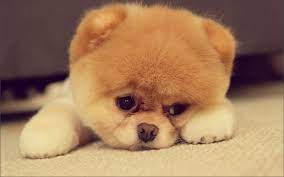
#> input picture OPENCV_TUTORIAL/dog.png, 284 x 177 px, found by its file name
$ python CHAPTER_1.py
#> lines starting #> are read from the running program, lines starting #| are printed output that depends on the picture; after the words box and inside, x2 and y2 are one past the last pixel; in counts of white or black regions, pixels touching at a corner belong together
# 이미지 질감 수정
import numpy as np
import cv2

img = cv2.imread(filename="/Users/kyungyunlee/Desktop/PYTHON/OPENCV_TUTORIAL/dog.png")
#> img is the input picture: shape (177, 284, 3); mean B, G, R 92.7, 125.5, 163.5
kernel = np.ones((5, 5), np.uint8) # 이미지의 차원을 지정해주는 것이다.

img_gray = cv2.cvtColor(img, cv2.COLOR_BGR2GRAY)#회색이미지로 설정
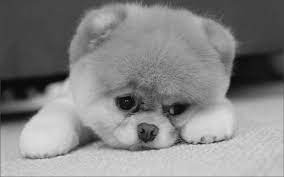
#> img_gray: shape (177, 284); min 4, max 225, mean 133.2
img_blur = cv2.GaussianBlur(img_gray, (7, 7), 0)#블러 이미지 설정
img_canny = cv2.Canny(img, 150, 200) #높게나 낮게 설정 가능하다. 높아질수록 테두리가 덜생긴다.
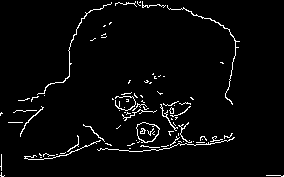
#> img_canny: shape (177, 284); 3.4% white in thin lines or dots
img_dialation = cv2.dilate(img_canny, kernel, iterations=1)
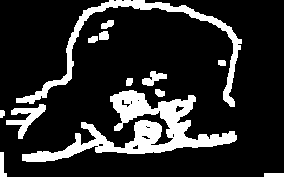
#> img_dialation: shape (177, 284); 16.8% white; 13 white regions, largest, box (x1, y1, x2, y2) and area: (22, 90, 237, 162) 4765, (16, 0, 242, 107) 2374, (6, 104, 46, 139) 511
img_eroded = cv2.erode(img_dialation, kernel, iterations=1)
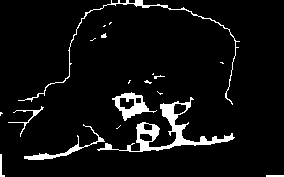
#> img_eroded: shape (177, 284); 6% white; 19 white regions (11 under 20 px), largest, box (x1, y1, x2, y2) and area: (97, 97, 235, 152) 1361, (18, 0, 240, 105) 550, (112, 92, 157, 121) 476

cv2.imshow("Gray Image", img_gray)
cv2.imshow("blur image", img_blur) # 블러이미지를 생성
cv2.imshow("Canny image", img_canny) # edge이미지 생성
cv2.imshow("dialation image", img_dialation) # edge이미지 테두리 두께 설정
cv2.imshow("erosion", img_eroded)
cv2.waitKey(0)


## 엣지 디텍터, cannyedgedetector
